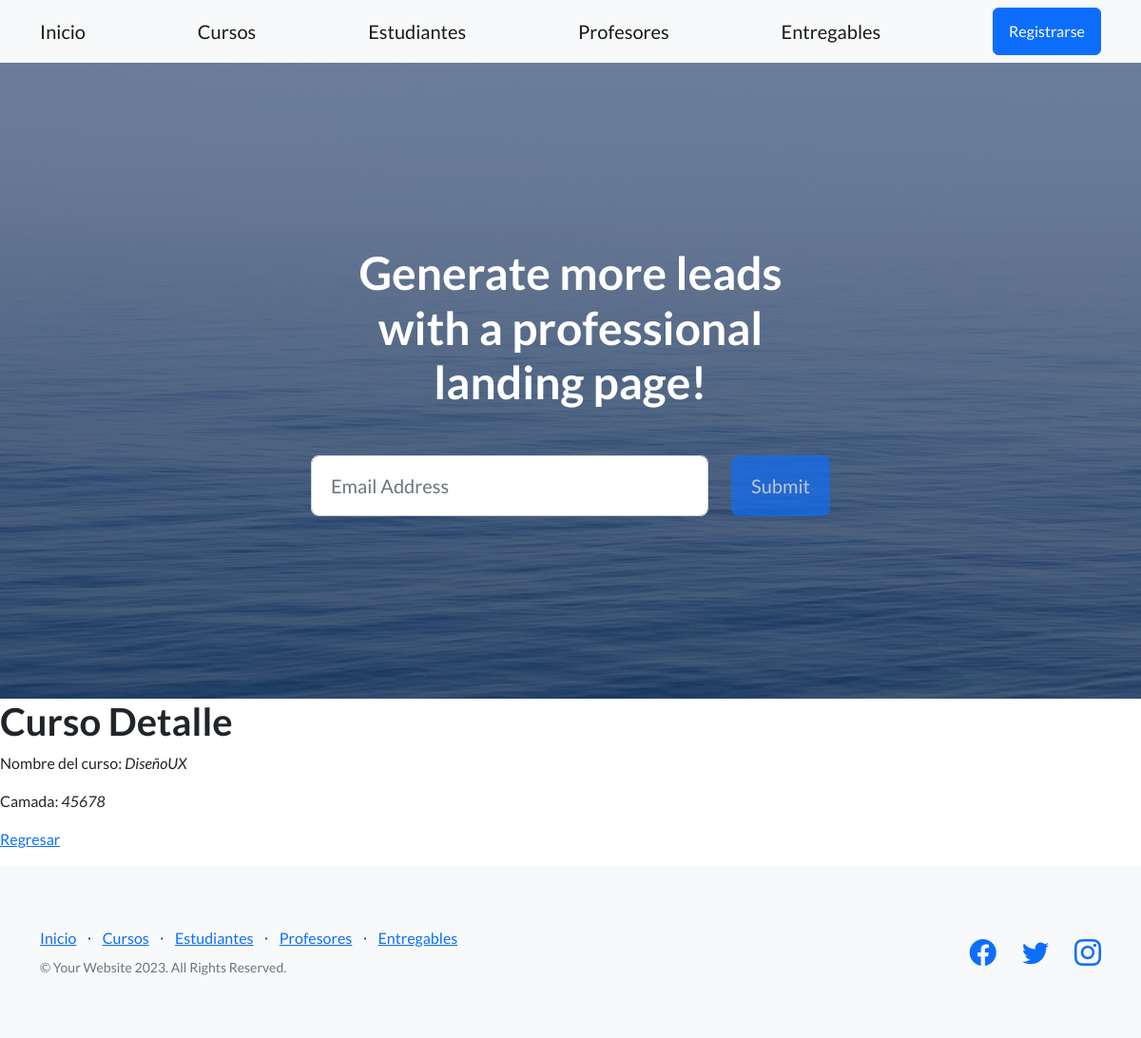
Before: /appcoder/cursos/3 with the older database file.
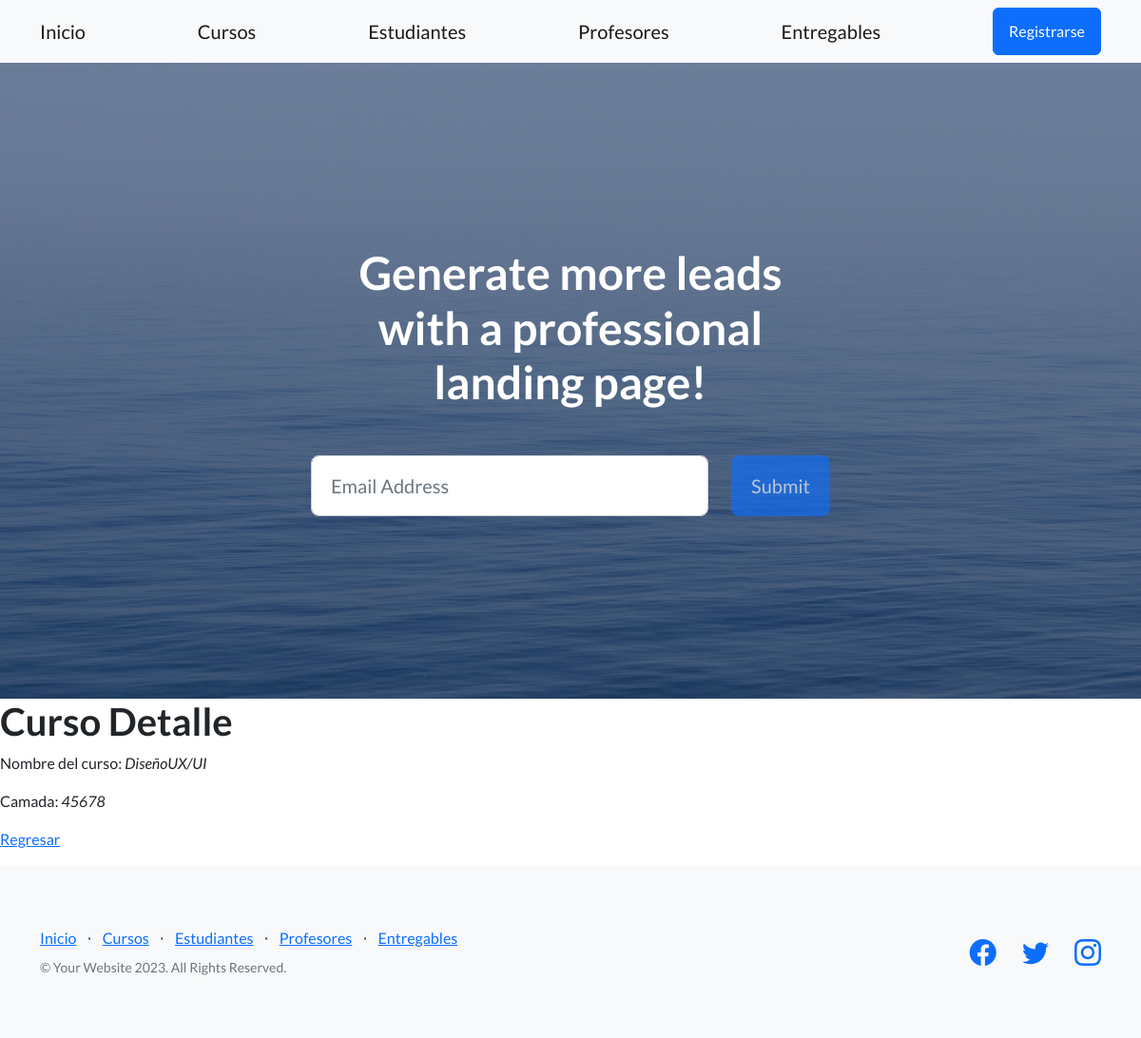
After: the same page with the newer database file.
### appcoder/models.py (models this page shows, shortened)
class Curso(models.Model):
    nombre = models.CharField(max_length=30 , null=True)
    comision = models.IntegerField()

### appcoder/views.py (the view)
# urls.py: path('cursos/<pk>' , CursoDetailView.as_view() , name="DetalleCurso"),
class CursoDetailView(DetailView):
    model = Curso
    template_name = "appcoder/curso_detalle.html"

### appcoder/templates/appcoder/curso_detalle.html (shortened to what this page needs)
{% extends "appcoder/padre.html" %}
{% load static %}
{% block contenidoMain %}
<h1>Curso Detalle</h1>
<p>Nombre del curso: <i>{{curso.nombre}}</i></p>
<p>Camada: <i>{{curso.comision}}</i></p>
<p>
    <a href="{% url 'ListaCursos' %}">Regresar</a>
</p>
{% endblock %}

Changed rows visible on the page:
changed Curso: nombre "DiseñoUX" → "DiseñoUX/UI"
